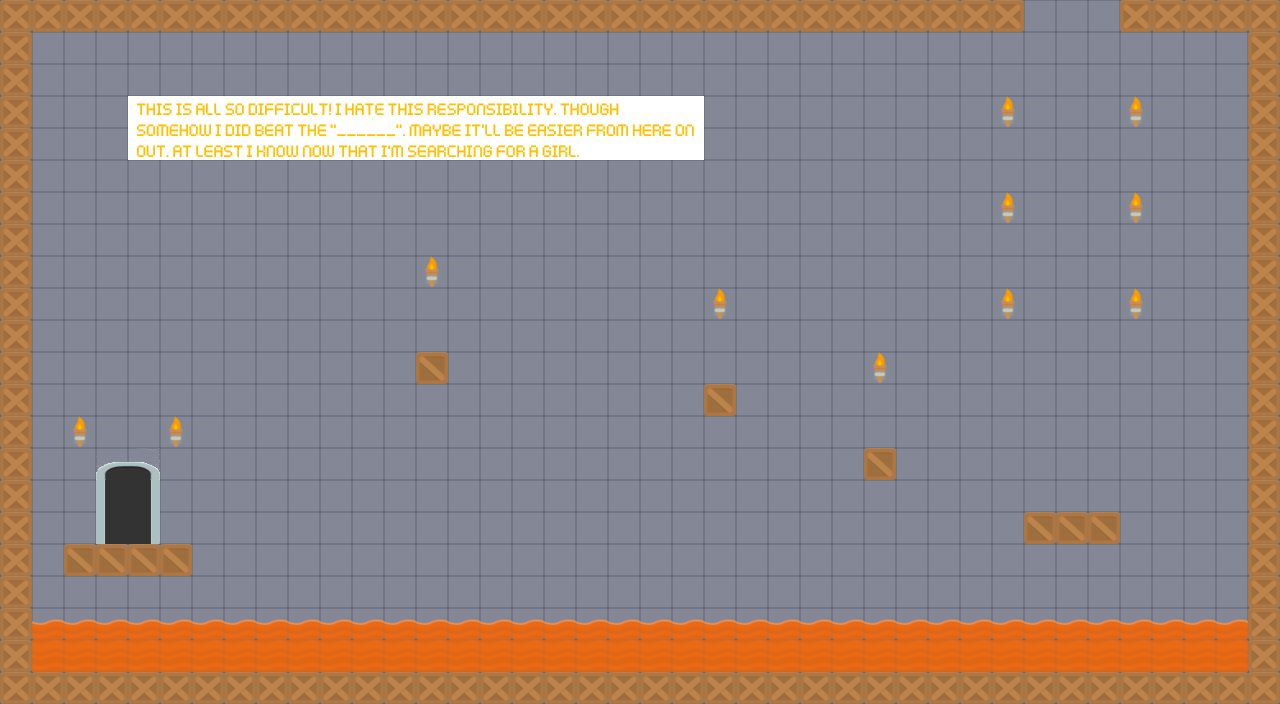

This is a level from a 2D game, rendered from its Tiled map with the project's own tilesets. A one-line summary and the map file follow, with tile-layer data summarised:
An orthogonal 40x22 tile map with 32x32 px tiles, 5 tile layers (background, middleground1, middleground, middleground2, ...), 4 tilesets and 13 objects.

<map version="1.0" orientation="orthogonal" renderorder="left-up" width="40" height="22" tilewidth="32" tileheight="32" nextobjectid="14">
 <tileset firstgid="1" name="tiles32" tilewidth="32" tileheight="32">
  <tile id="0">
   <image width="32" height="32" source="../Platformer/Base/Tiles32/box.png" />
  </tile>
  <tile id="1">
   <image width="32" height="32" source="../Platformer/Base/Tiles32/box2.png" />
  </tile>
  <tile id="2">
   <image width="32" height="32" source="../Platformer/Base/Tiles32/darkHouse.png" />
  </tile>
  <tile id="3">
   <image width="32" height="32" source="../Platformer/Base/Tiles32/torch.png" />
  </tile>
  <tile id="4">
   <image width="32" height="32" source="../Platformer/Base/Tiles32/lava.png" />
  </tile>
  <tile id="5">
   <image width="32" height="32" source="../Platformer/Base/Tiles32/lavaTop.png" />
  </tile>
 </tileset>
 <tileset firstgid="7" name="door" tilewidth="32" tileheight="32">
  <image source="../Platformer/Base/Tiles32/doorbottom.png" width="64" height="64" />
 </tileset>
 <tileset firstgid="11" name="door1" tilewidth="32" tileheight="32">
  <image source="../Platformer/Base/Tiles32/doortop.png" width="64" height="32" />
 </tileset>
 <tileset firstgid="13" name="message4" tilewidth="32" tileheight="32">
  <image source="../Messages/message4.png" width="576" height="76" />
 </tileset>
 <layer name="background" width="40" height="22">
  <data>[880 cells, 880 non-empty, 1 distinct tile ids]</data>
 </layer>
 <layer name="middleground1" width="40" height="22">
  <data>[880 cells, 0 non-empty, 0 distinct tile ids]</data>
 </layer>
 <layer name="middleground" width="40" height="22">
  <data>[880 cells, 256 non-empty, 47 distinct tile ids]</data>
 </layer>
 <layer name="middleground2" width="40" height="22">
  <data>[880 cells, 0 non-empty, 0 distinct tile ids]</data>
 </layer>
 <layer name="foreground" width="40" height="22">
  <data>[880 cells, 0 non-empty, 0 distinct tile ids]</data>
 </layer>
 <objectgroup name="solid">
  <object id="3" x="65" y="546" width="127" height="27" />
  <object id="4" x="416" y="353" width="31" height="30" />
  <object id="5" x="705" y="384" width="29" height="31" />
  <object id="6" x="865" y="448" width="28" height="30" />
  <object id="7" x="1024" y="512" width="97" height="32" />
  <object id="8" x="0" y="1" width="29" height="698" />
  <object id="9" x="1250" y="1" width="27" height="700" />
  <object id="10" x="29" y="675" width="1222" height="27" />
  <object id="11" x="30" y="0" width="991" height="32" />
  <object id="12" x="1120" y="2" width="128" height="26" />
 </objectgroup>
 <objectgroup name="teleport">
  <object id="1" x="1052" y="26" width="40" height="20">
   <properties>
    <property name="start" value="true" />
   </properties>
  </object>
  <object id="2" x="92" y="448" width="70" height="95">
   <properties>
    <property name="level" value="../Maps/world4.tmx" />
   </properties>
  </object>
 </objectgroup>
 <objectgroup name="death">
  <object id="13" x="32" y="608" width="1218" height="65" />
 </objectgroup>
</map>
